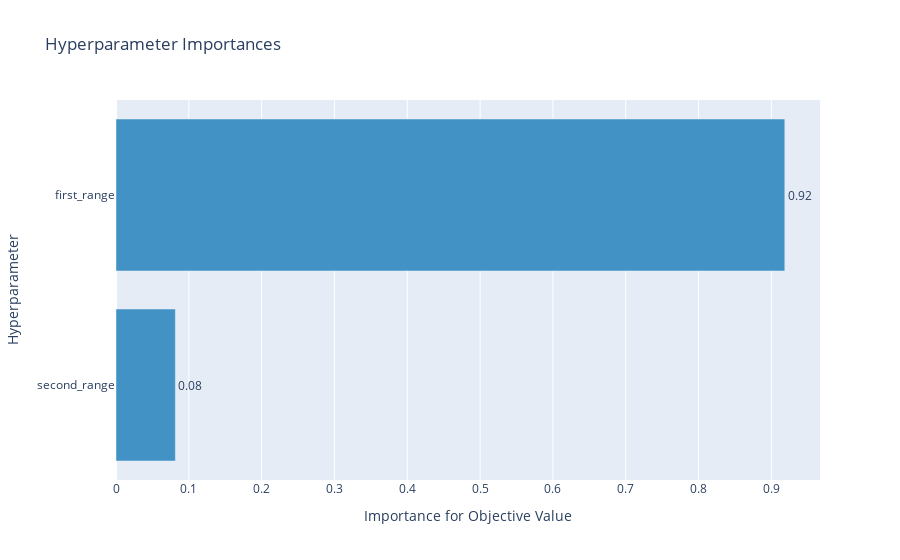

The notebook cell saved with this chart:
### Code cell
# Plotting parameter importance
param_importance_plot = vis.plot_param_importances(study)
param_importance_plot.show()

### Figure 1 — Plotly figure (JSON) as saved in the notebook; plotly's stock layout.template omitted (floating-point values rounded to 4 significant figures)
{"data": [{"cliponaxis": false, "hovertemplate": ["second_range (IntDistribution): 0.08154848723520114<extra></extra>", "first_range (IntDistribution): 0.9184515127647989<extra></extra>"], "marker": {"color": "rgb(66,146,198)"}, "orientation": "h", "text": ["0.08", "0.92"], "textposition": "outside", "type": "bar", "x": [0.08155, 0.9185], "y": ["second_range", "first_range"]}], "layout": {"showlegend": false, "title": {"text": "Hyperparameter Importances"}, "xaxis": {"title": {"text": "Importance for Objective Value"}}, "yaxis": {"title": {"text": "Hyperparameter"}}}}
